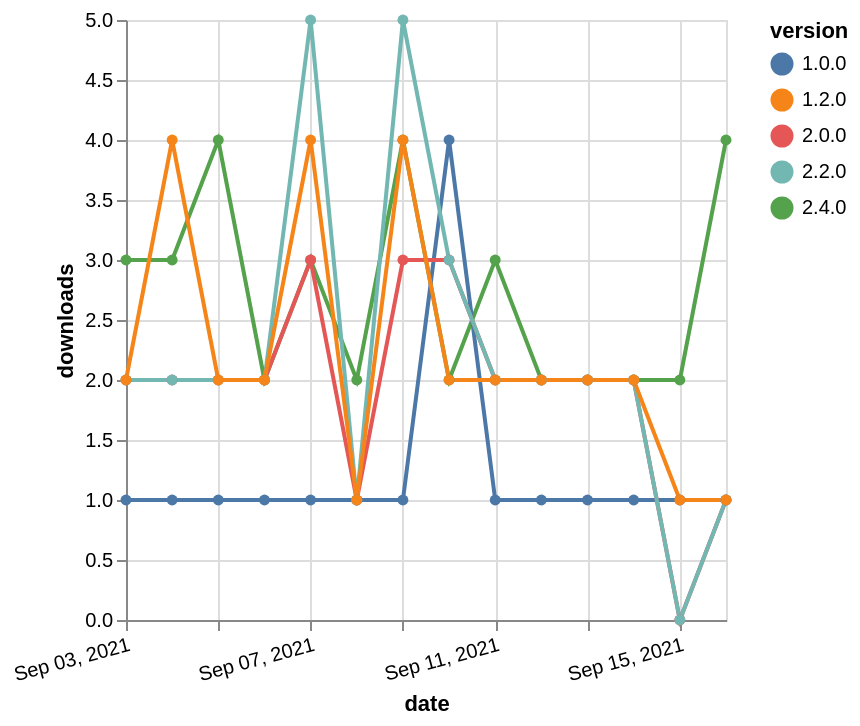

Source (Vega-Lite JSON):
### Vega-Lite specification from a JSON file in a GitHub repository (floating-point values rounded to 4 significant figures)
{"$schema": "https://vega.github.io/schema/vega-lite/v5.json", "description": "A simple bar chart with embedded data.", "data": {"values": [{"date": "2021-09-03", "total": 261, "delta": 3, "version": "2.4.0"}, {"date": "2021-09-04", "total": 264, "delta": 3, "version": "2.4.0"}, {"date": "2021-09-05", "total": 268, "delta": 4, "version": "2.4.0"}, {"date": "2021-09-06", "total": 270, "delta": 2, "version": "2.4.0"}, {"date": "2021-09-07", "total": 273, "delta": 3, "version": "2.4.0"}, {"date": "2021-09-08", "total": 275, "delta": 2, "version": "2.4.0"}, {"date": "2021-09-09", "total": 279, "delta": 4, "version": "2.4.0"}, {"date": "2021-09-10", "total": 281, "delta": 2, "version": "2.4.0"}, {"date": "2021-09-11", "total": 284, "delta": 3, "version": "2.4.0"}, {"date": "2021-09-12", "total": 286, "delta": 2, "version": "2.4.0"}, {"date": "2021-09-13", "total": 288, "delta": 2, "version": "2.4.0"}, {"date": "2021-09-14", "total": 290, "delta": 2, "version": "2.4.0"}, {"date": "2021-09-15", "total": 292, "delta": 2, "version": "2.4.0"}, {"date": "2021-09-16", "total": 296, "delta": 4, "version": "2.4.0"}, {"date": "2021-09-03", "total": 413, "delta": 1, "version": "1.0.0"}, {"date": "2021-09-04", "total": 414, "delta": 1, "version": "1.0.0"}, {"date": "2021-09-05", "total": 415, "delta": 1, "version": "1.0.0"}, {"date": "2021-09-06", "total": 416, "delta": 1, "version": "1.0.0"}, {"date": "2021-09-07", "total": 417, "delta": 1, "version": "1.0.0"}, {"date": "2021-09-08", "total": 418, "delta": 1, "version": "1.0.0"}, {"date": "2021-09-09", "total": 419, "delta": 1, "version": "1.0.0"}, {"date": "2021-09-10", "total": 423, "delta": 4, "version": "1.0.0"}, {"date": "2021-09-11", "total": 424, "delta": 1, "version": "1.0.0"}, {"date": "2021-09-12", "total": 425, "delta": 1, "version": "1.0.0"}, {"date": "2021-09-13", "total": 426, "delta": 1, "version": "1.0.0"}, {"date": "2021-09-14", "total": 427, "delta": 1, "version": "1.0.0"}, {"date": "2021-09-15", "total": 428, "delta": 1, "version": "1.0.0"}, {"date": "2021-09-16", "total": 429, "delta": 1, "version": "1.0.0"}, {"date": "2021-09-03", "total": 1044, "delta": 2, "version": "2.0.0"}, {"date": "2021-09-04", "total": 1046, "delta": 2, "version": "2.0.0"}, {"date": "2021-09-05", "total": 1048, "delta": 2, "version": "2.0.0"}, {"date": "2021-09-06", "total": 1050, "delta": 2, "version": "2.0.0"}, {"date": "2021-09-07", "total": 1053, "delta": 3, "version": "2.0.0"}, {"date": "2021-09-08", "total": 1054, "delta": 1, "version": "2.0.0"}, {"date": "2021-09-09", "total": 1057, "delta": 3, "version": "2.0.0"}, {"date": "2021-09-10", "total": 1060, "delta": 3, "version": "2.0.0"}, {"date": "2021-09-11", "total": 1062, "delta": 2, "version": "2.0.0"}, {"date": "2021-09-12", "total": 1064, "delta": 2, "version": "2.0.0"}, {"date": "2021-09-13", "total": 1066, "delta": 2, "version": "2.0.0"}, {"date": "2021-09-14", "total": 1068, "delta": 2, "version": "2.0.0"}, {"date": "2021-09-15", "total": 1068, "delta": 0, "version": "2.0.0"}, {"date": "2021-09-16", "total": 1069, "delta": 1, "version": "2.0.0"}, {"date": "2021-09-03", "total": 830, "delta": 2, "version": "2.2.0"}, {"date": "2021-09-04", "total": 832, "delta": 2, "version": "2.2.0"}, {"date": "2021-09-05", "total": 834, "delta": 2, "version": "2.2.0"}, {"date": "2021-09-06", "total": 836, "delta": 2, "version": "2.2.0"}, {"date": "2021-09-07", "total": 841, "delta": 5, "version": "2.2.0"}, {"date": "2021-09-08", "total": 842, "delta": 1, "version": "2.2.0"}, {"date": "2021-09-09", "total": 847, "delta": 5, "version": "2.2.0"}, {"date": "2021-09-10", "total": 850, "delta": 3, "version": "2.2.0"}, {"date": "2021-09-11", "total": 852, "delta": 2, "version": "2.2.0"}, {"date": "2021-09-12", "total": 854, "delta": 2, "version": "2.2.0"}, {"date": "2021-09-13", "total": 856, "delta": 2, "version": "2.2.0"}, {"date": "2021-09-14", "total": 858, "delta": 2, "version": "2.2.0"}, {"date": "2021-09-15", "total": 858, "delta": 0, "version": "2.2.0"}, {"date": "2021-09-16", "total": 859, "delta": 1, "version": "2.2.0"}, {"date": "2021-09-03", "total": 2246, "delta": 2, "version": "1.2.0"}, {"date": "2021-09-04", "total": 2250, "delta": 4, "version": "1.2.0"}, {"date": "2021-09-05", "total": 2252, "delta": 2, "version": "1.2.0"}, {"date": "2021-09-06", "total": 2254, "delta": 2, "version": "1.2.0"}, {"date": "2021-09-07", "total": 2258, "delta": 4, "version": "1.2.0"}, {"date": "2021-09-08", "total": 2259, "delta": 1, "version": "1.2.0"}, {"date": "2021-09-09", "total": 2263, "delta": 4, "version": "1.2.0"}, {"date": "2021-09-10", "total": 2265, "delta": 2, "version": "1.2.0"}, {"date": "2021-09-11", "total": 2267, "delta": 2, "version": "1.2.0"}, {"date": "2021-09-12", "total": 2269, "delta": 2, "version": "1.2.0"}, {"date": "2021-09-13", "total": 2271, "delta": 2, "version": "1.2.0"}, {"date": "2021-09-14", "total": 2273, "delta": 2, "version": "1.2.0"}, {"date": "2021-09-15", "total": 2274, "delta": 1, "version": "1.2.0"}, {"date": "2021-09-16", "total": 2275, "delta": 1, "version": "1.2.0"}]}, "width": "container", "mark": {"type": "line", "point": {"filled": true}}, "encoding": {"x": {"field": "date", "type": "temporal", "timeUnit": "yearmonthdate", "title": "date", "axis": {"labelAngle": -15}}, "y": {"field": "delta", "type": "quantitative", "title": "downloads"}, "color": {"field": "version", "type": "nominal"}, "tooltip": {"field": "delta"}}}
